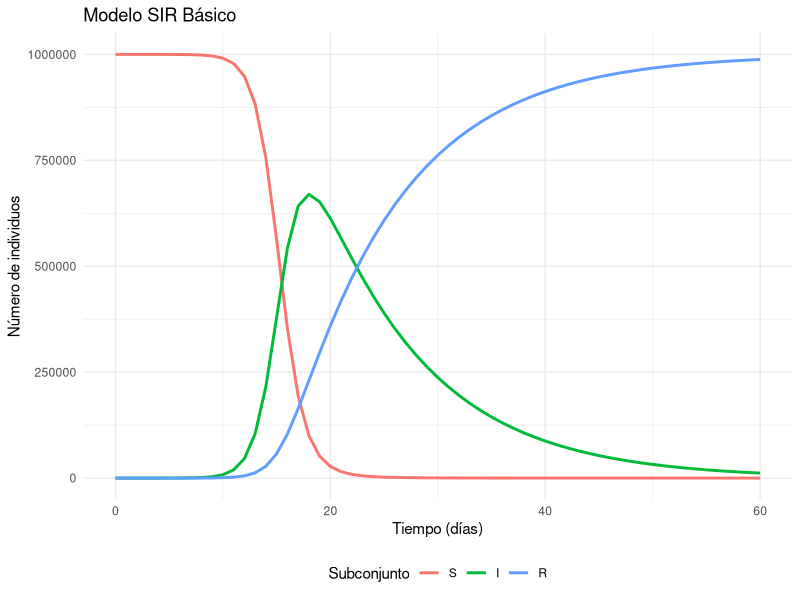
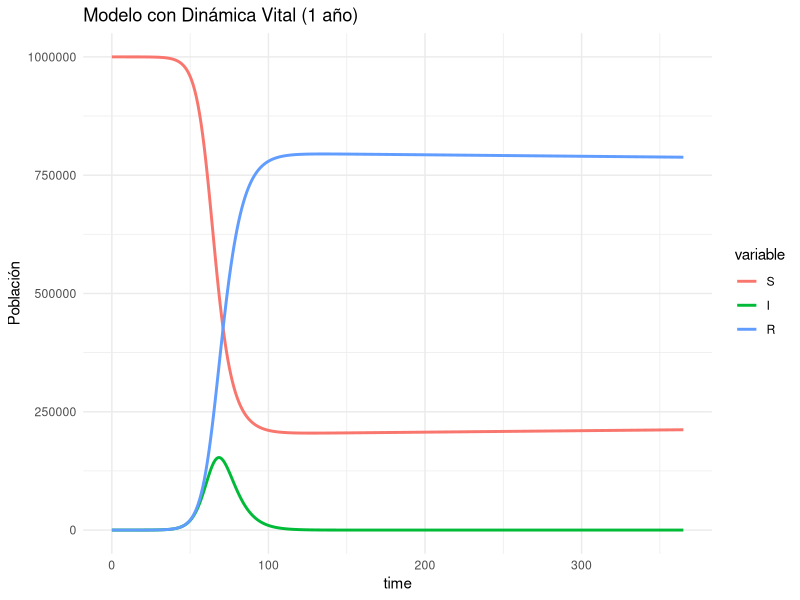
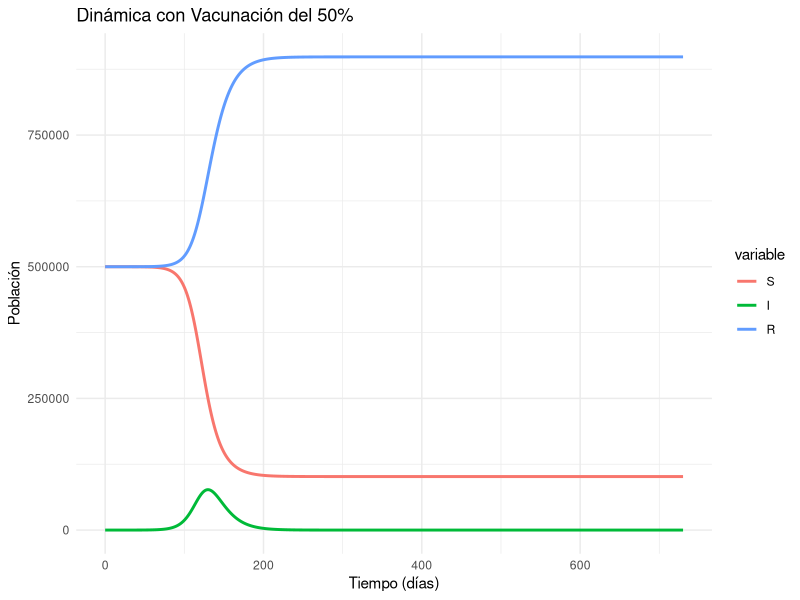
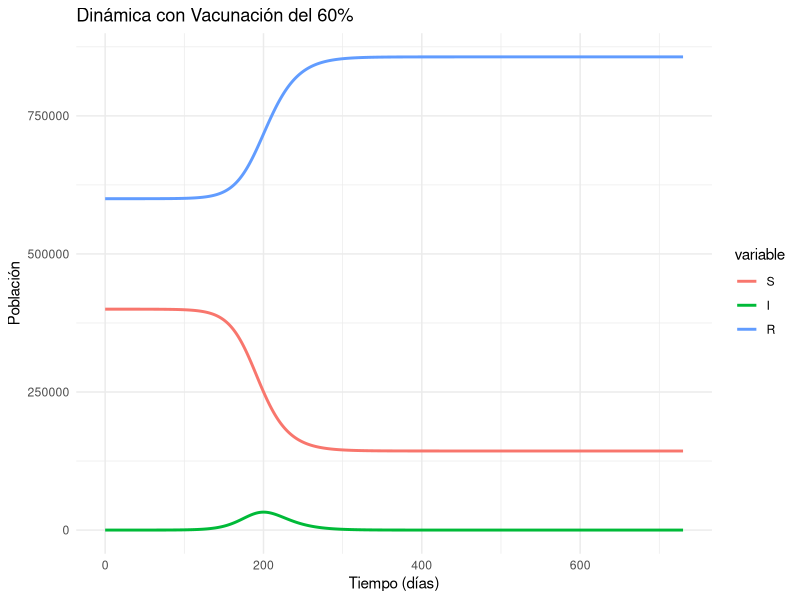
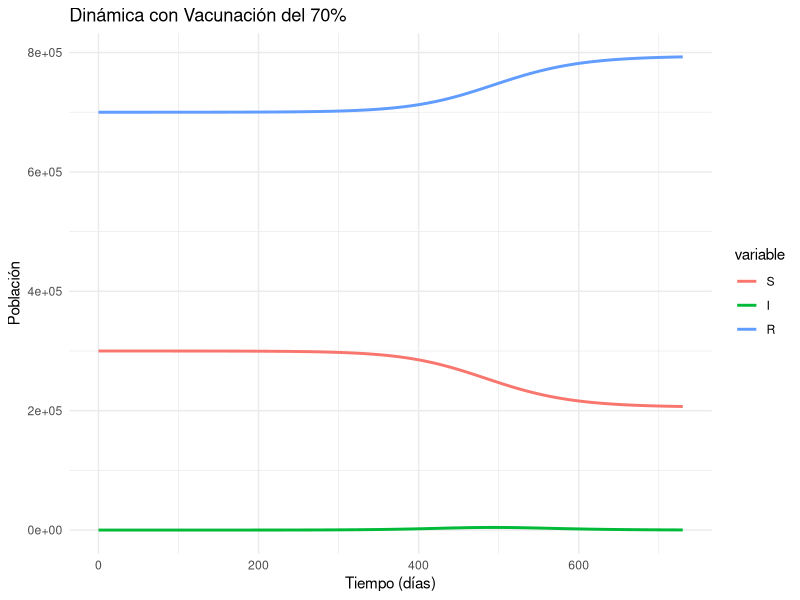
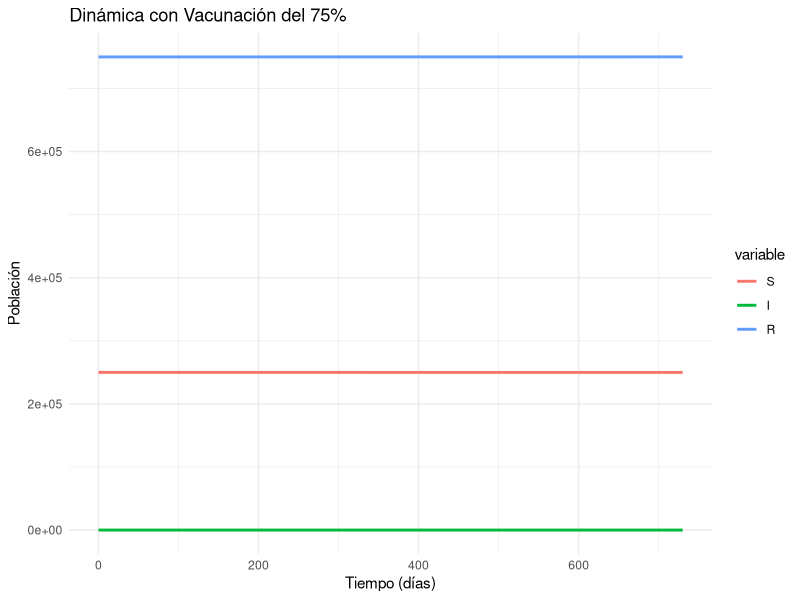
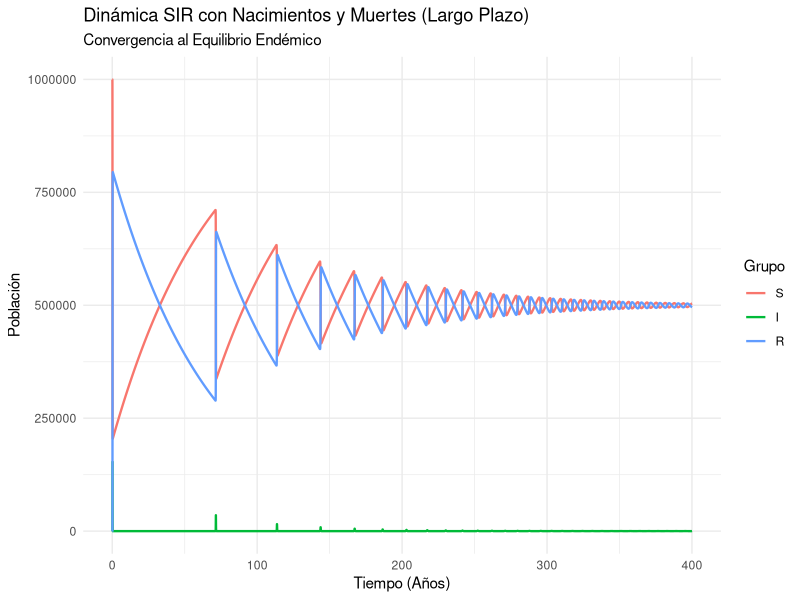
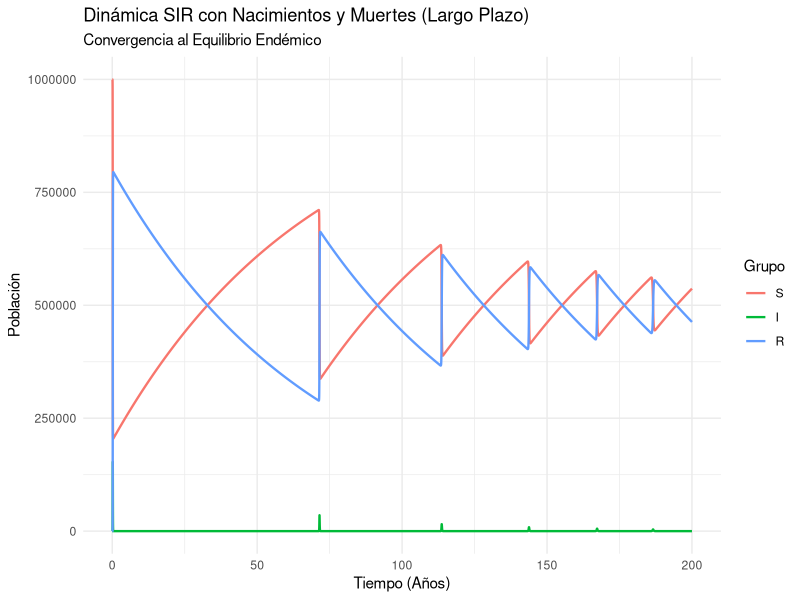

Generate these figures, in order, with R:
## ---- chunk 1
knitr::opts_chunk$set(echo = TRUE, warning = FALSE, message = FALSE)
## ---- chunk 2
# PACKAGES:
library(deSolve)
library(reshape2)
library(ggplot2)

initial_state_values <- c(S = 999999, I = 1, R = 0)
parameters <- c(beta = 1, gamma = 0.1)
times <- seq(from = 0, to = 60, by = 1)   

sir_model <- function(time, state, parameters) {  
    with(as.list(c(state, parameters)), {
        N <- S+I+R 
        lambda <- beta * I/N
        dS <- -lambda * S                
        dI <- lambda * S - gamma * I   
        dR <- gamma * I                  
        return(list(c(dS, dI, dR))) 
    })
}

output <- as.data.frame(ode(y = initial_state_values, 
                            times = times, 
                            func = sir_model,
                            parms = parameters))
## ---- chunk 3

# Gráfico del modelo base
output_long <- melt(as.data.frame(output), id = "time")                  

ggplot(data = output_long, aes(x = time, y = value, colour = variable)) +  
  geom_line(linewidth = 1) +                                           
  xlab("Tiempo (días)")+                                         
  ylab("Número de individuos") +                                       
  labs(title = "Modelo SIR Básico", colour = "Subconjunto") +
  theme_minimal() +
  theme(legend.position = "bottom")

## ---- chunk 4
# Conversión de unidades a días
mu_val <- (1/70)/365
b_val  <- (1/70)/365

parameters_p1 <- c(beta = 0.4, gamma = 0.2, mu = mu_val, b = b_val)
times_p1 <- seq(0, 365, by = 1) # 1 año

# Función SIR con dinámica vital
sir_vital_dynamics <- function(time, state, parameters) {
  with(as.list(c(state, parameters)), {
    N <- S + I + R
    lambda <- beta * I / N
    
    # Ecuaciones modificadas
    dS <- b * N - lambda * S - mu * S
    dI <- lambda * S - gamma * I - mu * I
    dR <- gamma * I - mu * R
    
    return(list(c(dS, dI, dR)))
  })
}

output_p1 <- as.data.frame(ode(y = initial_state_values, times = times_p1, func = sir_vital_dynamics, parms = parameters_p1))

# Gráfico
ggplot(melt(output_p1, id="time"), aes(x=time, y=value, col=variable)) +
  geom_line(linewidth=1) +
  theme_minimal() +
  labs(title = "Modelo con Dinámica Vital (1 año)", y="Población")
## ---- chunk 5
# 1. Definición de Parámetros
beta_val <- 0.4
gamma_val <- 0.1
N_total <- 1000000
v <- 0.50
# 2. Condiciones Iniciales Modificadas
init_vaccine <- c(S = (1 - v) * N_total - 1, 
                  I = 1, 
                  R = v * N_total)
params_vaccine <- c(beta = beta_val, gamma = gamma_val)
times_vaccine <- seq(0, 365*2, by = 1) # 2 años
# 3. Simulación
output_vaccine <- as.data.frame(ode(y = init_vaccine, 
                                    times = times_vaccine, 
                                    func = sir_model, 
                                    parms = params_vaccine))
# 4. Visualización
ggplot(melt(output_vaccine, id="time"), aes(x=time, y=value, col=variable)) +
  geom_line(linewidth=1) +
  theme_minimal() +
  labs(title = paste0("Dinámica con Vacunación del ", v*100, "%"),
       y = "Población",
       x = "Tiempo (días)")
## ---- chunk 6
# 1. Definición de Parámetros
beta_val <- 0.4
gamma_val <- 0.1
N_total <- 1000000
v <- 0.60
# 2. Condiciones Iniciales Modificadas
init_vaccine <- c(S = (1 - v) * N_total - 1, 
                  I = 1, 
                  R = v * N_total)
params_vaccine <- c(beta = beta_val, gamma = gamma_val)
times_vaccine <- seq(0, 365*2, by = 1) # 2 años
# 3. Simulación
output_vaccine <- as.data.frame(ode(y = init_vaccine, 
                                    times = times_vaccine, 
                                    func = sir_model, 
                                    parms = params_vaccine))
# 4. Visualización
ggplot(melt(output_vaccine, id="time"), aes(x=time, y=value, col=variable)) +
  geom_line(linewidth=1) +
  theme_minimal() +
  labs(title = paste0("Dinámica con Vacunación del ", v*100, "%"),
       y = "Población",
       x = "Tiempo (días)")
## ---- chunk 7
# 1. Definición de Parámetros
beta_val <- 0.4
gamma_val <- 0.1
N_total <- 1000000
v <- 0.70

# 2. Condiciones Iniciales Modificadas
init_vaccine <- c(S = (1 - v) * N_total - 1, 
                  I = 1, 
                  R = v * N_total)

params_vaccine <- c(beta = beta_val, gamma = gamma_val)
times_vaccine <- seq(0, 365*2, by = 1) # 2 años
# 3. Simulación
output_vaccine <- as.data.frame(ode(y = init_vaccine, 
                                    times = times_vaccine, 
                                    func = sir_model, 
                                    parms = params_vaccine))
# 4. Visualización
ggplot(melt(output_vaccine, id="time"), aes(x=time, y=value, col=variable)) +
  geom_line(linewidth=1) +
  theme_minimal() +
  labs(title = paste0("Dinámica con Vacunación del ", v*100, "%"),
       y = "Población",
       x = "Tiempo (días)")
## ---- chunk 8
# 1. Definición de Parámetros
beta_val <- 0.4
gamma_val <- 0.1
N_total <- 1000000
v <- 0.75 

# 2. Condiciones Iniciales Modificadas
# Removemos el 80% de S y lo ponemos en R
init_vaccine <- c(S = (1 - v) * N_total - 1, 
                  I = 1, 
                  R = v * N_total)
params_vaccine <- c(beta = beta_val, gamma = gamma_val)
times_vaccine <- seq(0, 365*2, by = 1) # 2 años
# 3. Simulación
output_vaccine <- as.data.frame(ode(y = init_vaccine, 
                                    times = times_vaccine, 
                                    func = sir_model, 
                                    parms = params_vaccine))
# 4. Visualización

ggplot(melt(output_vaccine, id="time"), aes(x=time, y=value, col=variable)) +
  geom_line(linewidth=1) +
  theme_minimal() +
  labs(title = paste0("Dinámica con Vacunación del ", v*100, "%"),
       y = "Población",
       x = "Tiempo (días)")
## ---- chunk 9
# 1. Configuración del Tiempo
# Usamos un paso de 1 día para mantener la resolución de las oscilaciones,
# aunque el horizonte sea de 400 años.
times_long <- seq(0, 365*400, by = 1) 

# 2. Simulación

output_longterm <- as.data.frame(ode(y = initial_state_values, 
                                     times = times_long, 
                                     func = sir_vital_dynamics, 
                                     parms = parameters_p1))
# 3. Visualización
# Graficamos dividiendo el tiempo entre 365 para ver el eje X en "Años"
ggplot(melt(output_longterm, id="time"), aes(x=time/365, y=value, col=variable)) +
  geom_line(linewidth=0.8) +
  theme_minimal() +
  labs(title = "Dinámica SIR con Nacimientos y Muertes (Largo Plazo)", 
       subtitle = "Convergencia al Equilibrio Endémico",
       y = "Población",
       x = "Tiempo (Años)",
       color = "Grupo")
## ---- chunk 10
times_long <- seq(0, 365*200, by = 1) 

# 2. Simulación

output_longterm <- as.data.frame(ode(y = initial_state_values, 
                                     times = times_long, 
                                     func = sir_vital_dynamics, 
                                     parms = parameters_p1))
# 3. Visualización
# Graficamos dividiendo el tiempo entre 365 para ver el eje X en "Años"
ggplot(melt(output_longterm, id="time"), aes(x=time/365, y=value, col=variable)) +
  geom_line(linewidth=0.8) +
  theme_minimal() +
  labs(title = "Dinámica SIR con Nacimientos y Muertes (Largo Plazo)", 
       subtitle = "Convergencia al Equilibrio Endémico",
       y = "Población",
       x = "Tiempo (Años)",
       color = "Grupo")
## ---- chunk 11
times_long <- seq(0, 365*100, by = 1) 

# 2. Simulación

output_longterm <- as.data.frame(ode(y = initial_state_values, 
                                     times = times_long, 
                                     func = sir_vital_dynamics, 
                                     parms = parameters_p1))
# 3. Visualización
# Graficamos dividiendo el tiempo entre 365 para ver el eje X en "Años"
ggplot(melt(output_longterm, id="time"), aes(x=time/365, y=value, col=variable)) +
  geom_line(linewidth=0.8) +
  theme_minimal() +
  labs(title = "Dinámica SIR con Nacimientos y Muertes (Largo Plazo)", 
       subtitle = "Convergencia al Equilibrio Endémico",
       y = "Población",
       x = "Tiempo (Años)",
       color = "Grupo")
## ---- chunk 12
times_long <- seq(0, 365*50, by = 1) 

# 2. Simulación

output_longterm <- as.data.frame(ode(y = initial_state_values, 
                                     times = times_long, 
                                     func = sir_vital_dynamics, 
                                     parms = parameters_p1))
# 3. Visualización
# Graficamos dividiendo el tiempo entre 365 para ver el eje X en "Años"
ggplot(melt(output_longterm, id="time"), aes(x=time/365, y=value, col=variable)) +
  geom_line(linewidth=0.8) +
  theme_minimal() +
  labs(title = "Dinámica SIR con Nacimientos y Muertes (Largo Plazo)", 
       subtitle = "Convergencia al Equilibrio Endémico",
       y = "Población",
       x = "Tiempo (Años)",
       color = "Grupo")
## ---- chunk 13
times_long <- seq(0, 365*1, by = 1) 

# 2. Simulación

output_longterm <- as.data.frame(ode(y = initial_state_values, 
                                     times = times_long, 
                                     func = sir_vital_dynamics, 
                                     parms = parameters_p1))
# 3. Visualización
# Graficamos dividiendo el tiempo entre 365 para ver el eje X en "Años"
ggplot(melt(output_longterm, id="time"), aes(x=time/365, y=value, col=variable)) +
  geom_line(linewidth=0.8) +
  theme_minimal() +
  labs(title = "Dinámica SIR con Nacimientos y Muertes (Largo Plazo)", 
       subtitle = "Convergencia al Equilibrio Endémico",
       y = "Población",
       x = "Tiempo (Años)",
       color = "Grupo")
## ---- chunk 14
# Definición de parámetros
N_total <- 1000000
params_p4 <- c(beta=0.6, gamma=0.1)
times_p4 <- seq(0, 365*2, 1) # 2 años

# Escenarios de vacunación: 
# Agregamos 0.84 y 0.95 para ver el efecto de la inmunidad de rebaño (>83.3%)
v_scenarios <- c(0, 0.5, 0.75, 0.84, 0.95)

results_list <- list()

# Bucle para simular cada escenario
for(v in v_scenarios){
  # Condiciones iniciales:
  # Movemos el porcentaje 'v' directamente a Recuperados
  y_init <- c(S = (1-v)*N_total - 1, 
              I = 1, 
              R = v*N_total)
  
  # Asumiendo que la función 'sir_model' ya está definida en chunks anteriores
  out <- as.data.frame(ode(y=y_init, times=times_p4, func=sir_model, parms=params_p4))
  
  # Etiquetamos el escenario para la gráfica
  out$vacunacion <- factor(paste0(v*100, "%"), 
                           levels = paste0(v_scenarios*100, "%")) # Ordenar factores
  results_list[[length(results_list)+1]] <- out
}

# Unir todos los datos
all_results <- do.call(rbind, results_list)
## ---- chunk 15
ggplot(all_results, aes(x=time, y=S, color=vacunacion)) +
  geom_line(linewidth=1) +
  theme_minimal() +
  labs(title = "Dinámica de Susceptibles",
       subtitle = "Beta = 0.6, Gamma = 0.1 (R0 = 6)",
       y = "Población Susceptible",
       x = "Tiempo (días)",
       color = "% Vacunado")
## ---- chunk 16
ggplot(all_results, aes(x=time, y=I, color=vacunacion)) +
  geom_line(linewidth=1) +
  theme_minimal() +
  labs(title = "Dinámica de Infectados",
       y = "Infectados Activos",
       x = "Tiempo (días)",
       color = "% Vacunado")
## ---- chunk 17
ggplot(all_results, aes(x=time, y=R, color=vacunacion)) +
  geom_line(linewidth=1) +
  theme_minimal() +
  labs(title = "Dinámica de Recuperados (Inmunes)",
       subtitle = "Incluye vacunados iniciales + recuperados naturales",
       y = "Población Inmune",
       x = "Tiempo (días)",
       color = "% Vacunado")
